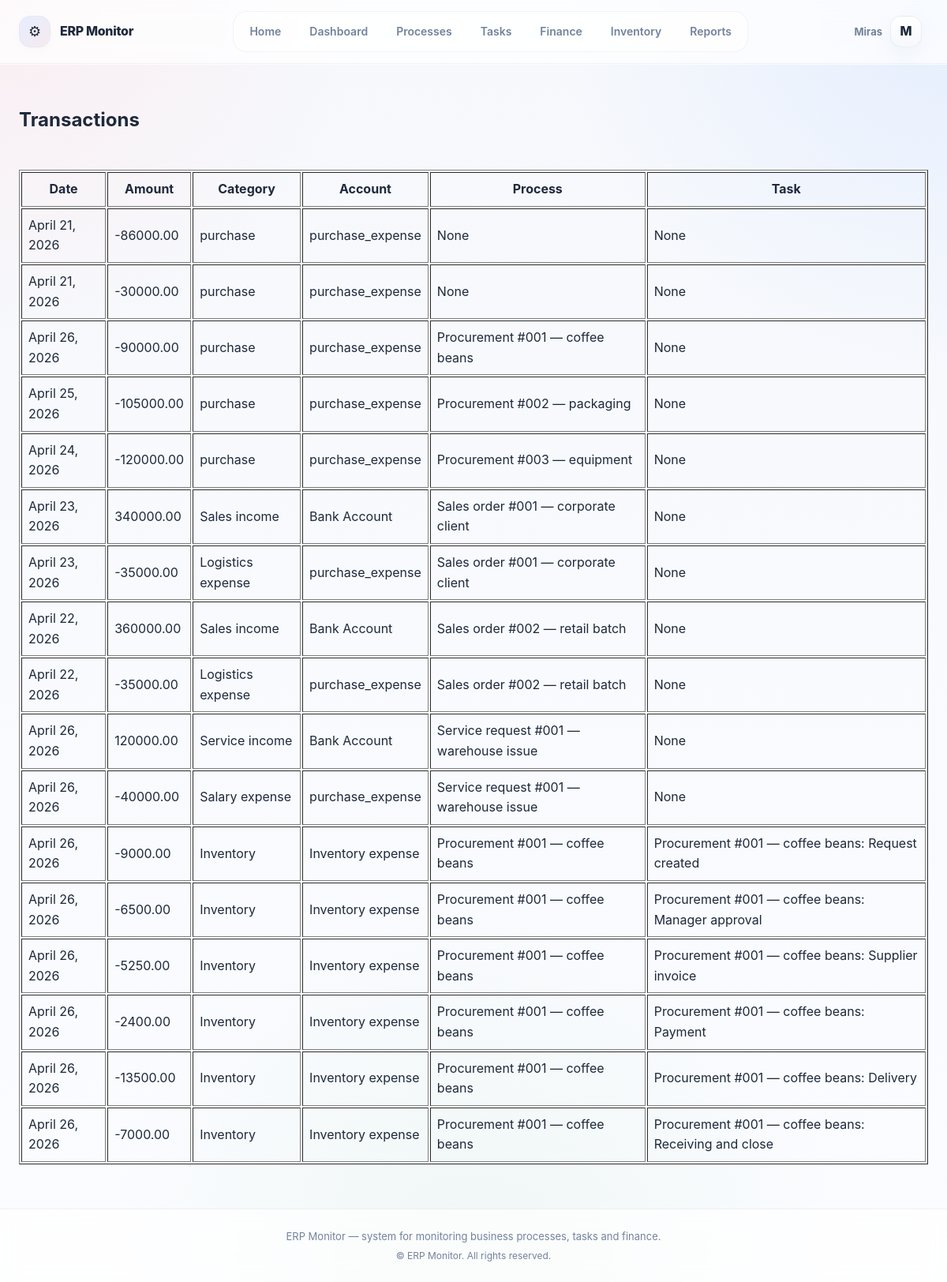
/finance/transactions/ (signed in), run on the app's committed database.
### accounts/models.py (models this page shows, shortened)
class User(AbstractUser):
    ROLE_CHOICES = (
        ("ADMIN", "Admin"),
        ("MANAGER", "Manager"),
        ("EMPLOYEE", "Employee"),
    )
    role = models.CharField(
        max_length=20,
        choices=ROLE_CHOICES,
        default="EMPLOYEE",
    )

### finance/models.py (models this page shows, shortened)
class Transaction(models.Model):
    account = models.ForeignKey(
        Account,
        on_delete=models.PROTECT,
        related_name="transactions",
    )
    category = models.ForeignKey(
        Category,
        on_delete=models.PROTECT,
        related_name="transactions",
    )
    counterparty = models.ForeignKey(
        Counterparty,
        null=True,
        blank=True,
        on_delete=models.SET_NULL,
        related_name="transactions",
    )
    task = models.ForeignKey(
        Task,
        on_delete=models.SET_NULL,
        null=True,
        blank=True,
        related_name="transactions",
    )
    process_instance = models.ForeignKey(
        ProcessInstance,
        on_delete=models.SET_NULL,
        null=True,
        blank=True,
        related_name="transactions",
    )
    amount = models.DecimalField(max_digits=14, decimal_places=2)
    date = models.DateField()
    comment = models.TextField(blank=True)
    created_at = models.DateTimeField(auto_now_add=True)

class Category(models.Model):
    TYPE_CHOICES = (
        ("INCOME", "Income"),
        ("EXPENSE", "Expense"),
    )
    name = models.CharField(max_length=100)
    type = models.CharField(max_length=10, choices=TYPE_CHOICES)

class Account(models.Model):
    name = models.CharField(max_length=100)
    currency = models.CharField(max_length=3, default="KZT")

### processes/models.py (models this page shows, shortened)
class ProcessInstance(models.Model):
    process = models.ForeignKey(
        Process,
        on_delete=models.CASCADE,
        related_name="instances",
    )
    name = models.CharField(max_length=255)
    manager = models.ForeignKey(
        "people.Employee",   # ← строка
        on_delete=models.SET_NULL,
        null=True,
        blank=True,
        related_name="managed_processes",
    )
    planned_budget = models.DecimalField(
        max_digits=14, decimal_places=2,
        null=True, blank=True
    )
    planned_end_date = models.DateField(
        null=True, blank=True
    )
    started_at = models.DateTimeField(auto_now_add=True)
    is_completed = models.BooleanField(default=False)
    current_stage = models.ForeignKey(
        "Stage",
        on_delete=models.SET_NULL,
        null=True,
        blank=True,
        related_name="current_instances",
    )
    branch = models.ForeignKey(
        Branch,
        on_delete=models.SET_NULL,
        null=True,
        blank=True,
        related_name="process_instances",
    )
    business_date = models.DateField(
        null=True,
        blank=True,
        verbose_name="Business date",
    )
    def __str__(self):
        return self.name

### tasks/models.py (models this page shows, shortened)
class Task(models.Model):
    STATUS_CHOICES = (
        ("NEW", "New"),
        ("IN_PROGRESS", "In Progress"),
        ("BLOCKED", "Blocked"),
        ("DONE", "Done"),
        ("CANCELED", "Canceled"),
    )
    planned_hours = models.DecimalField(
        max_digits=6, decimal_places=2,
        null=True, blank=True
    )
    process_instance = models.ForeignKey(
        "processes.ProcessInstance",
        on_delete=models.CASCADE,
        related_name="tasks",
    )
    stage = models.ForeignKey(
        Stage,
        on_delete=models.CASCADE,
        related_name="tasks",
    )
    title = models.CharField(max_length=255)
    description = models.TextField(blank=True)
    assignee = models.ForeignKey(
        Employee,
        on_delete=models.SET_NULL,
        null=True,
        blank=True,
        related_name="tasks",
    )
    status = models.CharField(
        max_length=20,
        choices=STATUS_CHOICES,
        default="NEW",
    )
    due_date = models.DateField(null=True, blank=True)
    created_at = models.DateTimeField(auto_now_add=True)
    started_at = models.DateTimeField(null=True, blank=True)
    completed_at = models.DateTimeField(null=True, blank=True)
    def __str__(self):
        return self.title

### finance/views.py (the view)
# urls.py: path("transactions/", transaction_list, name="transaction_list"),
def transaction_list(request):
    user = request.user
    if user.role == "MANAGER":
        transactions = Transaction.objects.filter(
            process_instance__manager__user=user
        )
    else:
        transactions = Transaction.objects.all()
    return render(
        request,
        "finance/transactions.html",
        {
            "transactions": transactions,
        }
    )

### templates/finance/transactions.html (shortened to what this page needs)
{% extends "base.html" %}
{% block content %}
<h2>Transactions</h2>
<table border="1" cellpadding="8">
    <tr>
        <th>Date</th>
        <th>Amount</th>
        <th>Category</th>
        <th>Account</th>
        <th>Process</th>
        <th>Task</th>
    </tr>
    {% for tx in transactions %}
    <tr>
        <td>{{ tx.date }}</td>
        <td>{{ tx.amount }}</td>
        <td>{{ tx.category.name }}</td>
        <td>{{ tx.account.name }}</td>
        <td>{{ tx.process_instance }}</td>
        <td>{{ tx.task }}</td>
    </tr>
    {% empty %}
    <tr>
        <td colspan="6">No transactions</td>
    </tr>
    {% endfor %}
</table>
{% endblock %}

### templates/base.html (shortened to what this page needs)
{% load static %}
<!DOCTYPE html>
<html lang="en" data-theme="light">
<head>
    <link rel="stylesheet" href="{% static 'css/main.css' %}">
</head> <body class="app">
<header class="app-header">
    <div class="container header-container">
        <div class="brand">
            <span class="brand-logo">⚙</span>
            <span class="brand-title">ERP Monitor</span>
        </div>
        <nav class="main-nav">
            <a href="/" class="nav-link">Home</a>
            {% if request.user.is_authenticated %}
                <a href="/dashboard" class="nav-link">Dashboard</a>
                {% if request.user.role != "EMPLOYEE" %}
                    <a href="/processes/" class="nav-link">Processes</a>
                {% endif %}
                <a href="/tasks/" class="nav-link">Tasks</a>
                {% if request.user.role != "EMPLOYEE" %}
                    <a href="/finance/" class="nav-link">Finance</a>
                    <a href="/inventory/" class="nav-link">Inventory</a>
                    <a href="/reports/" class="nav-link">Reports</a>
                {% endif %}
            {% endif %}
        </nav>
        <div class="user-menu">
            {% if request.user.is_authenticated %}
                <div class="user-dropdown">
                    <button class="user-dropdown__button" type="button">
                        <span class="user-name">{{ request.user.username }}</span>
                        <span class="user-avatar">
                            {{ request.user.username|first|upper }}
                        </span>
                    </button>
                </div>
            {% else %}
                <div class="auth-links">
                    <a href="{% url 'register' %}" class="nav-link">Register</a>
                    <a href="{% url 'login' %}" class="nav-link">Login</a>
                </div>
            {% endif %}
        </div>
    </div>
</header>
<div class="app-layout">
    {% block main %}
    <main class="app-content">
        <div class="container content-container">
            {% block content %}{% endblock %} </div>
    </main>
    {% endblock %}
</div>
<footer class="app-footer">
    <div class="container footer-container">
        <p class="footer-text"> ERP Monitor — system for monitoring business processes, tasks and finance. </p>
        <p class="footer-copy"> © {{ now|date:"Y" }} ERP Monitor. All rights reserved. </p>
    </div> </footer>
</body>
</html>

### data on the page
User: user.username "Miras", user.username|first "M"
Transaction: date "April 21, 2026", amount "-86000.00", category.name "purchase", account.name "purchase_expense", process_instance "None", task "None"
Transaction: date "April 21, 2026", amount "-30000.00", category.name "purchase", account.name "purchase_expense", process_instance "None", task "None"
Transaction: date "April 26, 2026", amount "-90000.00", category.name "purchase", account.name "purchase_expense", process_instance "Procurement #001 — coffee beans", task "None"
Transaction: date "April 25, 2026", amount "-105000.00", category.name "purchase", account.name "purchase_expense", process_instance "Procurement #002 — packaging", task "None"
Transaction: date "April 24, 2026", amount "-120000.00", category.name "purchase", account.name "purchase_expense", process_instance "Procurement #003 — equipment", task "None"
Transaction: date "April 23, 2026", amount "340000.00", category.name "Sales income", account.name "Bank Account", process_instance "Sales order #001 — corporate client", task "None"
Transaction: date "April 23, 2026", amount "-35000.00", category.name "Logistics expense", account.name "purchase_expense", process_instance "Sales order #001 — corporate client", task "None"
Transaction: date "April 22, 2026", amount "360000.00", category.name "Sales income", account.name "Bank Account", process_instance "Sales order #002 — retail batch", task "None"
Transaction: date "April 22, 2026", amount "-35000.00", category.name "Logistics expense", account.name "purchase_expense", process_instance "Sales order #002 — retail batch", task "None"
Transaction: date "April 26, 2026", amount "120000.00", category.name "Service income", account.name "Bank Account", process_instance "Service request #001 — warehouse issue", task "None"
Transaction: date "April 26, 2026", amount "-40000.00", category.name "Salary expense", account.name "purchase_expense", process_instance "Service request #001 — warehouse issue", task "None"
Transaction: date "April 26, 2026", amount "-9000.00", category.name "Inventory", account.name "Inventory expense", process_instance "Procurement #001 — coffee beans", task "Procurement #001 — coffee beans: Request created"
Transaction: date "April 26, 2026", amount "-6500.00", category.name "Inventory", account.name "Inventory expense", process_instance "Procurement #001 — coffee beans", task "Procurement #001 — coffee beans: Manager approval"
Transaction: date "April 26, 2026", amount "-5250.00", category.name "Inventory", account.name "Inventory expense", process_instance "Procurement #001 — coffee beans", task "Procurement #001 — coffee beans: Supplier invoice"
Transaction: date "April 26, 2026", amount "-2400.00", category.name "Inventory", account.name "Inventory expense", process_instance "Procurement #001 — coffee beans", task "Procurement #001 — coffee beans: Payment"
Transaction: date "April 26, 2026", amount "-13500.00", category.name "Inventory", account.name "Inventory expense", process_instance "Procurement #001 — coffee beans", task "Procurement #001 — coffee beans: Delivery"
Transaction: date "April 26, 2026", amount "-7000.00", category.name "Inventory", account.name "Inventory expense", process_instance "Procurement #001 — coffee beans", task "Procurement #001 — coffee beans: Receiving and close"
